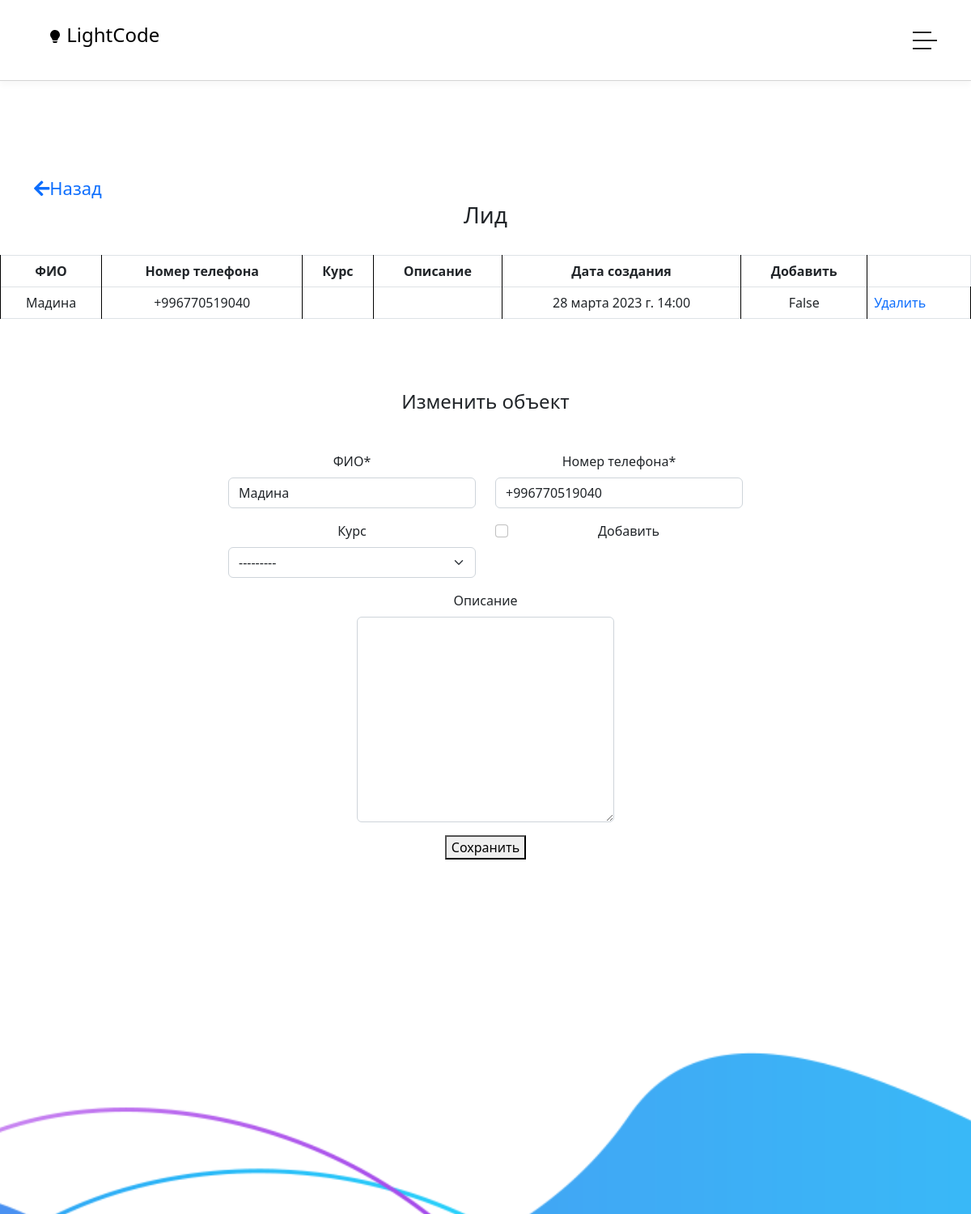
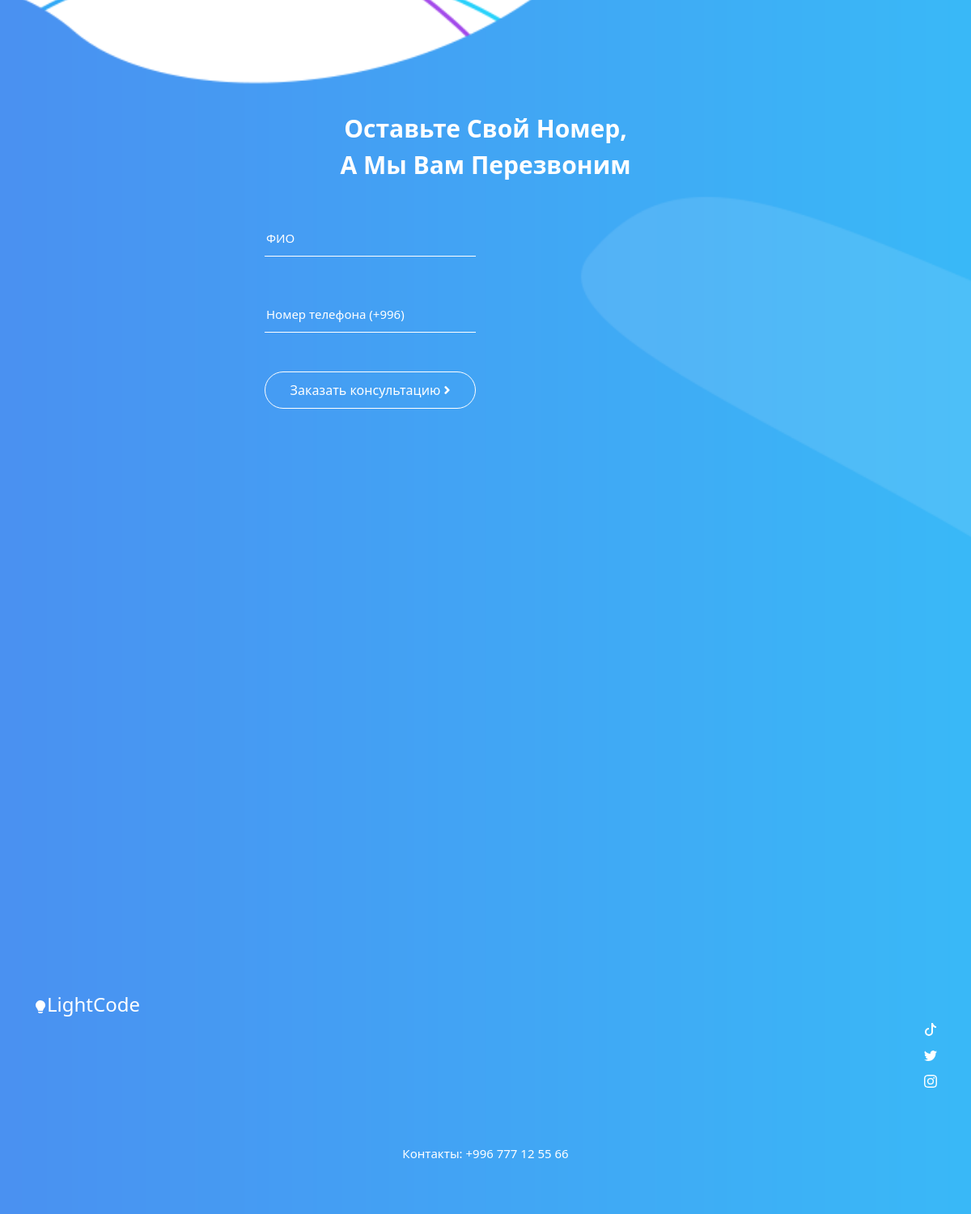
The page /srm/leads/3/ (signed in) on the database its author committed (2 pictures, top to bottom).
### srm/models.py (models this page shows, shortened)
class Lead(models.Model):
    full_name = models.CharField(max_length=80, verbose_name=('ФИО'))
    phone_number = models.CharField(max_length=15, verbose_name=('Номер телефона'))
    course = models.ForeignKey(Course, on_delete=models.CASCADE, verbose_name=('Курс'), blank=True, null=True)
    description = models.TextField(verbose_name=('Описание'), blank=True, null=True)
    is_add = models.BooleanField(default=False, verbose_name=('Добавить'))
    created_date = models.DateTimeField(auto_now_add=True, verbose_name=('Дата создания'))
    class Meta:
        verbose_name = 'Лид'
        verbose_name_plural = 'Лиды'

### srm/views.py (the view)
# urls.py: path('leads/<int:pk>/', views.leads_detail, name='leads_detail'),
@user_passes_test(lambda u: u.is_admin or u.status == 3, login_url='/registration/')
def leads_detail(request, pk):
    lead = get_object_or_404(Lead, id=pk)
    if request.method == 'POST':
        form = LeadForm(request.POST, instance=lead)
        if form.is_valid():
            form.save()
            return redirect('leads')
        messages.error(request, 'Повторите попытку, убедитесь что поля заполнены в правильном формате')
    else:
        form = LeadForm(instance=lead)
    return render(request, template_name='srm/leads_detail.html', context={'lead': lead, 'form': form})

### srm/forms.py
class LeadForm(forms.ModelForm):
    class Meta:
        model = Lead
        fields = ['full_name', 'phone_number', 'course', 'is_add', 'description']

### srm/models.py (called while the page is built)
    def __str__(self):
        return self.title

### srm/templates/srm/leads_detail.html (shortened to what this page needs)
{% extends 'base.html' %}
{% load static %}
{% load crispy_forms_tags %}
{% block nav %}
  <header class="header-area header-sticky wow slideInDown" data-wow-duration="0.75s" data-wow-delay="0s">
    <div class="container">
      <div class="row">
        <div class="col-12">
          <nav class="main-nav">
            <a href="{% url 'index' %}" class="logo">
                <h4 style="color: black;"><br> LightCode</h4>
            </a>
            <a class='menu-trigger'>
                <span>Menu</span>
            </a>
          </nav>
        </div>
      </div>
    </div>
  </header>
{% endblock nav %}
{% block content %}
<br><br><br><br><br><br><br><br><br>
<div class="container">
  <a style="font-size: 22px;" href="{% url 'students' %}"><i class="fa fa-arrow-left"></i>Назад </a>
</div>
<center>
    <h3>Лид</h3>
  <br>
<table class="table table-bordered">
  <tbody>
    <tr>
      <th style="text-align: center; margin: 0 10px;" >ФИО</th>
      <th style="text-align: center; margin: 0 10px;" >Номер телефона</th>
      <th style="text-align: center; margin: 0 10px;" >Курс</th>
      <th style="text-align: center; margin: 0 10px;" >Описание</th>
      <th style="text-align: center; margin: 0 10px;" >Дата создания</th>
      <th style="text-align: center; margin: 0 10px;" >Добавить</th>
    </tr>
    <tr>
      <td style="text-align: center; margin: 0 10px;">{{ lead.full_name }}</td>
      <td style="text-align: center; margin: 0 10px;" >{{ lead.phone_number }}</td>
      {% if lead.course %}
        <td style="text-align: center; margin: 0 10px;" >{{ lead.course }}</td>
      {% else %}
        <td style="text-align: center; margin: 0 10px;" ></td>
      {% endif %}
      {% if lead.description %}
        <td style="text-align: center; margin: 0 10px;" >{{ lead.description }}</td>
      {% else %}
        <td></td>
      {% endif %}
      <td style="text-align: center; margin: 0 10px;" >{{ lead.created_date }}</td>
      <td style="text-align: center; margin: 0 10px;" >{{ lead.is_add }}</td>
            <td><a href="{% url 'lead_delete' lead.id %}">Удалить</a></td>
    </tr>
  </tbody>
</table>
  <br>
  <br>
  <br>
  <h4>Изменить объект</h4><br>
  <div class="container mt-3" style="width: 55%; fon-size: 10px;">
    <form method="POST" action=".">
        <div class="row" >
            <div class="col-6" >
                {{ form.full_name|as_crispy_field }}
            </div>
            <div class="col-6" >
                {{ form.phone_number|as_crispy_field }}
            </div>
            <div class="col-6" >
                {{ form.course|as_crispy_field }}
            </div>
            <div class="col-6" >
                {{ form.is_add|as_crispy_field }}
            </div>
        </div>
        <div class="col-6" >
            {{ form.description|as_crispy_field }}
        </div>
<button type="submit">Сохранить</button>
  </form>
      </div>
</center>
{% endblock %}

### static/css/templatemo-chain-app-dev.css (style rules this page uses)
html, body, div, span, applet, object, iframe, h1, h2, h3, h4, h5, h6, p, blockquote, div pre, a, abbr, acronym, address, big, cite, code, del, dfn, em, font, img, ins, kbd, q, s, samp, small, strike, strong, sub, sup, tt, var, b, u, i, center, dl, dt, dd, ol, ul, li, figure, header, nav, section, article, aside, footer, figcaption { margin: 0; padding: 0; border: 0; outline: 0; }
header, nav, section, article, aside, footer, hgroup { display: block; }
* { box-sizing: border-box; }
html, body { font-family: 'Roboto', sans-serif; font-weight: 400; background-color: #fff; -ms-text-size-adjust: 100%; -webkit-font-smoothing: antialiased; -moz-osx-font-smoothing: grayscale; }
a { text-decoration: none !important; }
h1, h2, h3, h4, h5, h6 { margin-top: 0px; margin-bottom: 0px; }
html, body { background: #fff; font-family: 'Roboto', sans-serif; }
.header-area { background-color: transparent; border-bottom: 1px solid rgba(42,42,42,0.2); position: absolute; left: 0px; right: 0px; z-index: 100; height: 100px; -webkit-transition: all .5s ease 0s; -moz-transition: all .5s ease 0s; -o-transition: all .5s ease 0s; transition: all .5s ease 0s; }
.header-area .main-nav { min-height: 80px; background: transparent; }
.header-area .main-nav .logo { float: left; -webkit-transition: all 0.3s ease 0s; -moz-transition: all 0.3s ease 0s; -o-transition: all 0.3s ease 0s; transition: all 0.3s ease 0s; }
.header-area .main-nav .logo { line-height: 100px; float: left; -webkit-transition: all 0.3s ease 0s; -moz-transition: all 0.3s ease 0s; -o-transition: all 0.3s ease 0s; transition: all 0.3s ease 0s; }
.header-area .main-nav .menu-trigger { cursor: pointer; display: block; position: absolute; top: 33px; width: 32px; height: 40px; text-indent: -9999em; z-index: 99; right: 40px; display: none; }
.header-area .main-nav .menu-trigger span, .header-area .main-nav .menu-trigger span:before, .header-area .main-nav .menu-trigger span:after { -moz-transition: all 0.4s; -o-transition: all 0.4s; -webkit-transition: all 0.4s; transition: all 0.4s; background-color: #2a2a2a; display: block; position: absolute; width: 30px; height: 2px; left: 0; }
.header-area .main-nav .menu-trigger span:before, .header-area .main-nav .menu-trigger span:after { -moz-transition: all 0.4s; -o-transition: all 0.4s; -webkit-transition: all 0.4s; transition: all 0.4s; background-color: #2a2a2a; display: block; position: absolute; width: 30px; height: 2px; left: 0; width: 75%; }
.header-area .main-nav .menu-trigger span:before, .header-area .main-nav .menu-trigger span:after { content: ""; }
.header-area .main-nav .menu-trigger span { top: 16px; }
.header-area .main-nav .menu-trigger span:before { -moz-transform-origin: 33% 100%; -ms-transform-origin: 33% 100%; -webkit-transform-origin: 33% 100%; transform-origin: 33% 100%; top: -10px; z-index: 10; }
.header-area .main-nav .menu-trigger span:after { -moz-transform-origin: 33% 0; -ms-transform-origin: 33% 0; -webkit-transform-origin: 33% 0; transform-origin: 33% 0; top: 10px; }
.header-area.header-sticky { min-height: 80px; }
@media (max-width: 1200px) { .header-area .main-nav:before { display: none; } }
@media (max-width: 1400px) { .header-area .main-nav .logo { color: #1e1e1e; } }
@media (max-width: 1400px) { .header-area { background-color: #fff; padding: 0px 15px; height: 100px; box-shadow: none; text-align: center; box-shadow: 0px 5px 8px rgba(0,0,0,0.03); } }
@media (max-width: 1400px) { .header-area .container { padding: 0px; } }
@media (max-width: 1400px) { .header-area .logo { margin-left: 30px; } }
@media (max-width: 1400px) { .header-area .menu-trigger { display: block !important; } }
@media (max-width: 1400px) { .header-area .main-nav { overflow: hidden; } }
@media (max-width: 1200px) { .header-area .main-nav .logo h4 { font-size: 24px; } }

### srm/templates/srm/leads_detail.html (style rules this page uses)
table, th, td { border: 1px solid black; }

### rows shown on the page
Lead: full_name "Мадина", phone_number "+996770519040", created_date "28 марта 2023 г. 14:00", is_add "False", course "---------"
